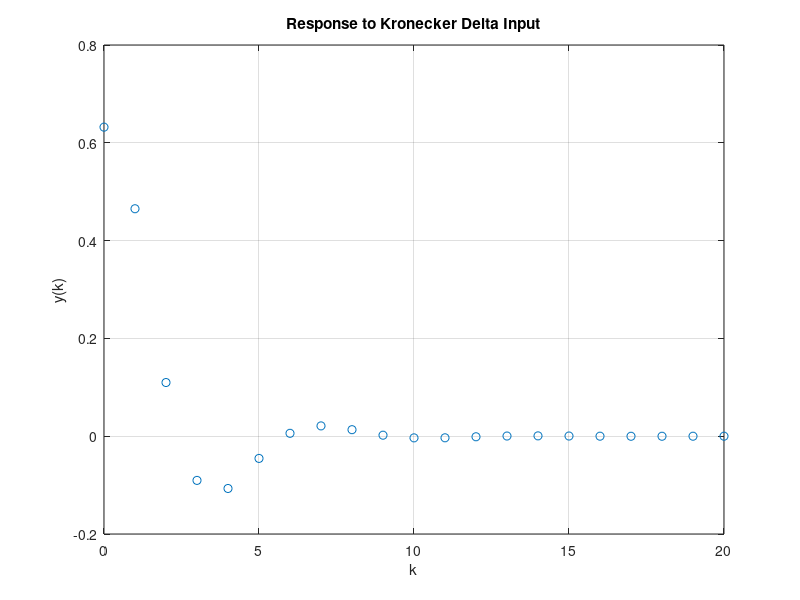

The MATLAB source for this figure:
clc;

num = [0.632 0];
den = [1 -0.736 0.368];
x = [1 zeros(1,20)];
y = filter(num, den, x);
k = 0:20;
plot(k, y, 'o');
v = [0 20 -0.2 0.8];
axis(v), grid;
title('Response to Kronecker Delta Input')
xlabel('k');
ylabel('y(k)');
